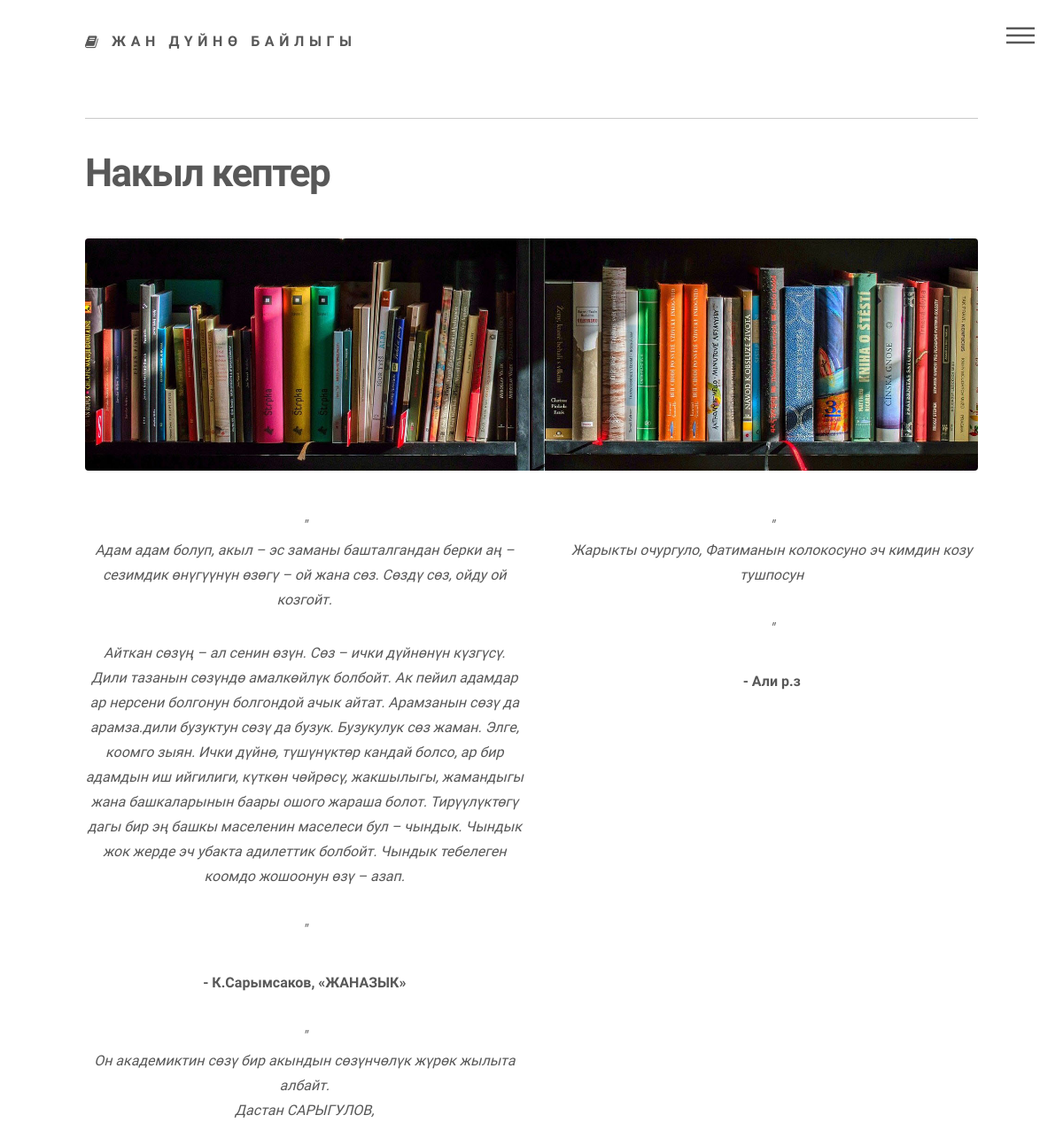
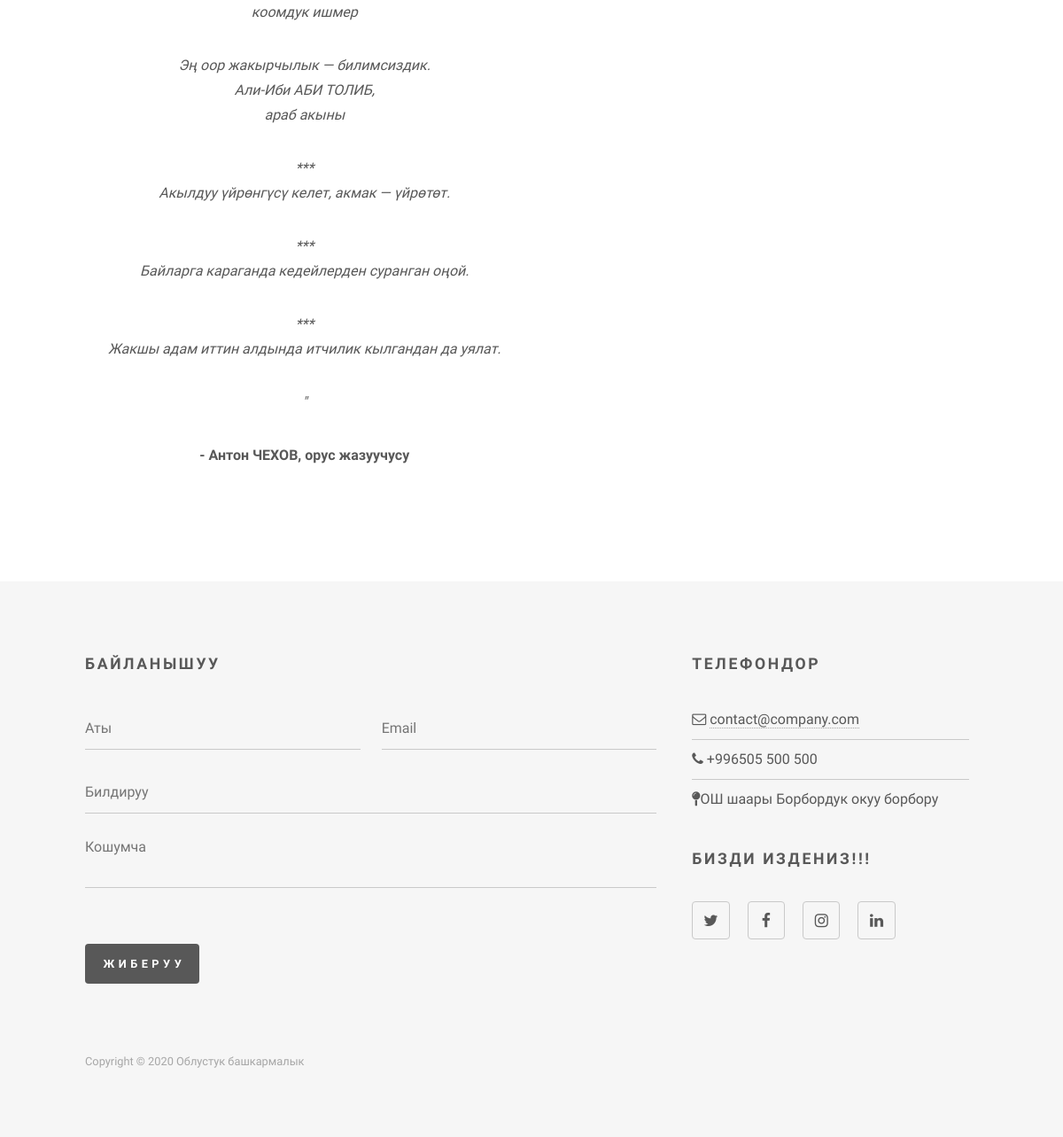
Page /proverd/ on the committed database (2 pictures, top to bottom).
### website/models.py (models this page shows, shortened)
class Proverd(models.Model):
    title = models.CharField(max_length=200, verbose_name="Заголовок",default='')
    content = RichTextField(verbose_name="Содержание")
    author=models.CharField(max_length=200, verbose_name="Автор рассказа")

### website/views.py (the view)
# urls.py: path('proverd/',views.proverd, name='proverd' ),
def proverd(request):
    proverds=Proverd.objects.all()
    context={
        "kategory": kategory,
        'proverds': proverds
    }
    return render(request, 'website/other/testimonials.html',context)

### website/templates/website/other/testimonials.html (shortened to what this page needs)
{% extends 'website/main.html' %}
{% block content %}
	{% include 'website/header.html' %}
	{% load static %}
					<div id="main">
						<div class="inner">
							<h1>Накыл кептер</h1>
							<div class="image main">
								<img src="{% static 'images/banner-image-3-1920x500.jpg' %}" class="img-fluid" alt="" />
							</div>
							<div class="row">
								{% for i in proverds %}
								<div class="col-sm-6 text-center">
									<p class="m-n"><em>"{{i.content | safe }}"</em></p>
									<p><strong> - {{i.author}}</strong></p>
								</div>
								{% endfor %}
							</div>
						</div>
					</div>
					{% include 'website/footer.html' %}
					{% endblock %}

### bookRead/static/assets/css/main.css (style rules this page uses)
html, body, div, span, applet, object, iframe, h1, h2, h3, h4, h5, h6, p, blockquote, pre, a, abbr, acronym, address, big, cite, code, del, dfn, em, img, ins, kbd, q, s, samp, small, strike, strong, sub, sup, tt, var, b, u, i, center, dl, dt, dd, ol, ul, li, fieldset, form, label, legend, table, caption, tbody, tfoot, thead, tr, th, td, article, aside, canvas, details, embed, figure, figcaption, footer, header, hgroup, menu, nav, output, ruby, section, summary, time, mark, audio, video { margin: 0; padding: 0; border: 0; font-size: 100%; font: inherit; vertical-align: baseline; }
body { line-height: 1; }
body { -webkit-text-size-adjust: none; }
body { -ms-overflow-style: scrollbar; }
html { box-sizing: border-box; }
*, *:before, *:after { box-sizing: inherit; }
body { background: #ffffff; }
body, input, select, textarea { color: #585858; font-family: "Source Sans Pro", Helvetica, sans-serif; font-size: 16pt; font-weight: 300; line-height: 1.75; }
@media screen and (max-width: 1680px) { body, input, select, textarea { font-size: 14pt; } }
@media screen and (max-width: 1280px) { body, input, select, textarea { font-size: 12pt; } }
strong, b { font-weight: 900; }
em, i { font-style: italic; }
p { margin: 0 0 2em 0; }
h1 { font-size: 2.75em; font-weight: 700; line-height: 1.3; margin: 0 0 1em 0; letter-spacing: -0.035em; }
.row { display: flex; flex-wrap: wrap; box-sizing: border-box; align-items: stretch; }
.row > * { box-sizing: border-box; }
.row { margin-top: 0; margin-left: -2em; }
.row > * { padding: 0 0 0 2em; }
@media screen and (max-width: 1680px) { .row { display: flex; flex-wrap: wrap; box-sizing: border-box; align-items: stretch; } }
@media screen and (max-width: 1680px) { .row > * { box-sizing: border-box; } }
@media screen and (max-width: 1680px) { .row { margin-top: 0; margin-left: -2em; } }
@media screen and (max-width: 1680px) { .row > * { padding: 0 0 0 2em; } }
@media screen and (max-width: 1280px) { .row { display: flex; flex-wrap: wrap; box-sizing: border-box; align-items: stretch; } }
@media screen and (max-width: 1280px) { .row > * { box-sizing: border-box; } }
@media screen and (max-width: 1280px) { .row { margin-top: 0; margin-left: -2em; } }
@media screen and (max-width: 1280px) { .row > * { padding: 0 0 0 2em; } }
.m-n { margin-bottom: 0!important; }
.image { border-radius: 4px; border: 0; display: inline-block; position: relative; }
.image img { border-radius: 4px; display: block; }
.image.main { display: block; margin: 0 0 3em 0; width: 100%; }
.image.main img { width: 100%; }
#main { padding: 0em 0 6em 0 ; }
#wrapper > * > .inner { width: 100%; max-width: 68em; margin: 0 auto; padding: 0 2.5em; }

### rows in the picture
Proverd: content "Айткан сөзүң – ал сенин өзүн. Сөз – ички дүйнөнүн күзгүсү. Дили тазанын сөзүндө амалкөйлүк болбойт. Ак пейил адамдар ар нерсени болгонун болгондой ачык айтат. Арамзанын сөзү да арамза.дили бузуктун сөзү да бузук. Бузукулук сөз жаман. Элге, коомго зыян. Ички дүйнө, түшүнүктөр кандай болсо, ар бир адамдын иш ийгилиги, күткөн чөйрөсү, жакшылыгы, жамандыгы жана башкаларынын баары ошого жараша болот. Тирүүлүктөгү дагы бир эң башкы маселенин маселеси бул – чындык. Чындык жок жерде эч убакта адилеттик болбойт. Чындык тебелеген коомдо жошоонун өзү – азап.", author "К.Сарымсаков, «ЖАНАЗЫК»"
Proverd: author "Али р.з"
Proverd: content "Дастан САРЫГУЛОВ, коомдук ишмер Эң оор жакырчылык — билимсиздик. Али-Иби АБИ ТОЛИБ, араб акыны *** Акылдуу үйрөнгүсү келет, акмак — үйрөтөт. *** Байларга караганда кедейлерден суранган оңой. *** Жакшы адам иттин алдында итчилик кылгандан да уялат.", author "Антон ЧЕХОВ, орус жазуучусу"
